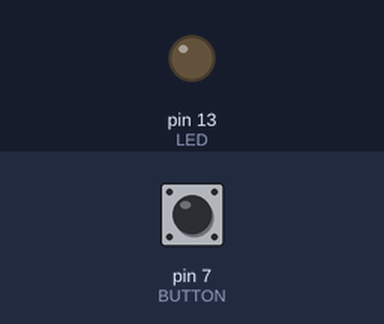
The sketch below on a simulated Arduino Uno, built with avr-gcc and run on an emulated ATmega328P. On the bench: output pins drawn as LEDs (lit = HIGH). Inputs (shaded band) come from the test bench; at power-on: pin 7 (BUTTON) LOW.

Above: at 1.2 s.
1.3 s: pin 7 (BUTTON) pulled HIGH for 0.15 s
At 1.8 s:
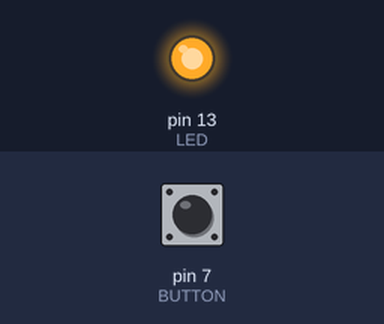
2.9 s: pin 7 (BUTTON) pulled HIGH for 1 s
At 4.2 s:
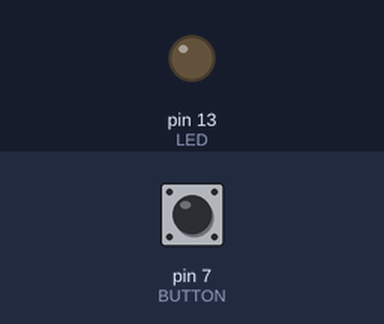
5.4 s: pin 7 (BUTTON) pulled HIGH for 3.2 s
At 6.1 s:
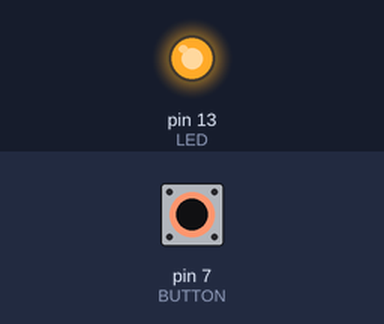
Timing chart, 0 to 8.4 s (numbered marks = the images above; inputs shaded):
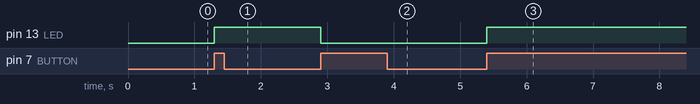

The sketch:

04_interruptor_led_c.ino
```cpp
// Encender la luz LED con un interruptor mientras está presionado

const int LED = 13; // El pin utilizado por el LED

const int BUTTON = 7;  // El pin de input donde el interruptor está conectado

int val = 0; // Valor utilizado para guardar el estado del input del pin

int old_val = 0; // Variable que guarda antiguo estado de val

int estado = 0; // Marcamos 0 como LED apagado y 1 sería LED encendido

void setup() {
  pinMode(LED, OUTPUT); // Le decimos al Arduino que LED  es un output
  pinMode(BUTTON, INPUT); // y que button es un INPUT
}

void loop() {
  val = digitalRead(BUTTON); // Lea el input de BUTTON y guardelo en val

  // Cerciorarse si hubo una transición del estado
  if((val == HIGH) && (old_val == LOW)){
    estado = 1 - estado;
  }

  old_val = val; // Ya la variable val es vieja por lo que la guardamos.

  // Si estado quedó en uno, encender LED, sino apagarlo
  if(estado == 1){
    digitalWrite(LED, HIGH);
  } else {
    digitalWrite(LED, LOW);
  }

}
```

Measured:
- after the input at 1.3 s, pin 13 (LED): LOW → HIGH at once
- after the input at 2.9 s, pin 13 (LED): HIGH → LOW at once
- after the input at 5.4 s, pin 13 (LED): LOW → HIGH at once
